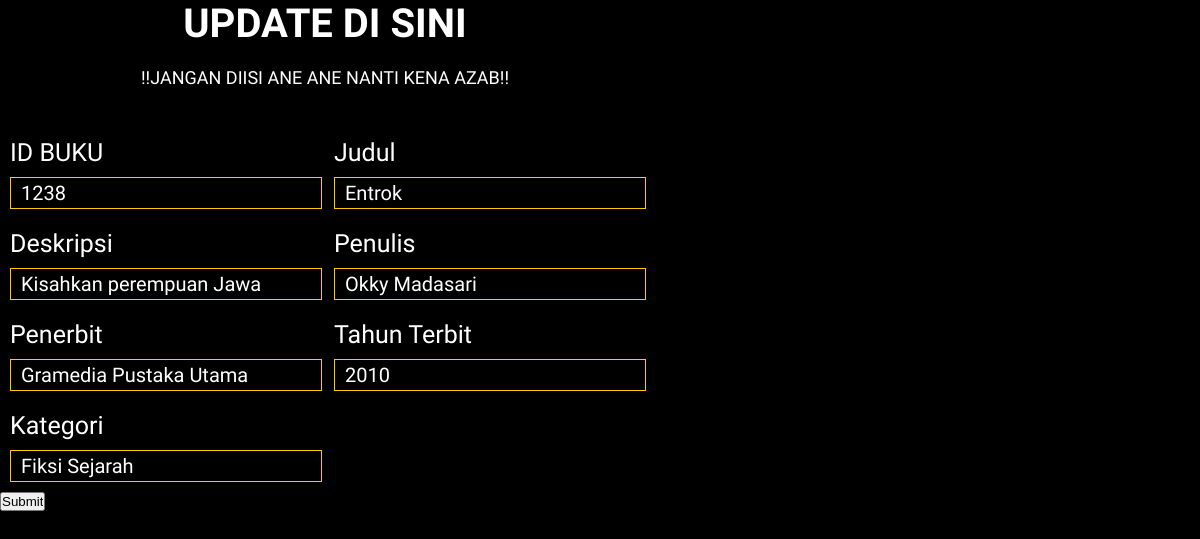
The app's page /ubah.php?id_buku=1238 with its own data.
### tables this page shows
CREATE TABLE `buku` (
  `id_buku` varchar(20) NOT NULL,
  `judul` varchar(100) DEFAULT NULL,
  `deskripsi` text DEFAULT NULL,
  `penulis` varchar(50) DEFAULT NULL,
  `penerbit` varchar(50) DEFAULT NULL,
  `tehun_terbit` int(50) DEFAULT NULL,
  `kategori` varchar(50) DEFAULT NULL
);

### ubah.php (the view, shortened to what this page needs)
<?php
  $id_buku       = $_GET['id_buku'];
  $connect       = new mysqli('localhost','root','','perpustakaan');
  $data       = $connect->query("select * from buku where id_buku ='$id_buku'");
  $tampil     = $data->fetch_assoc();
?>
<!DOCTYPE html>
<html>
<head>
  <link rel="stylesheet" type="text/css" href="html.css">
</head>
<body style="background: black;">
<div class="form">
  <div class="form-text">
    <h1>UPDATE DI SINI</h1>
    <p>!!JANGAN DIISI ANE ANE NANTI KENA AZAB!!</p>
  </div>
<form method="POST">
    <div class="main-form">
   <div>
                    <span>ID BUKU</span>
                    <input type="text" name="id_buku" placeholder="ID Buku...." value="<?=$tampil['id_buku']?>">
                </div>
                <div>
                    <span>Judul</span>
                    <input type="text" name="judul" placeholder="Judul...." value="<?=$tampil['judul']?>">
                </div>
                 <div>
                    <span>Deskripsi</span>
                   <input type="text" name="deskripsi" placeholder="Deskripsi...." value="<?=$tampil['deskripsi']?>">
                </div>
                 <div>
                    <span>Penulis</span>
                   <input type="text" name="penulis" placeholder="Penulis...." value="<?=$tampil['penulis']?>">
                </div>
                 <div>
                    <span>Penerbit</span>
                   <input type="text" name="penerbit" placeholder="Penerbit...." value="<?=$tampil['penerbit']?>">
                </div>
                 <div>
                    <span>Tahun Terbit</span>
                   <input type="text" name="tehun_terbit" placeholder="Tahun Terbit...." value="<?=$tampil['tehun_terbit']?>">
                </div>
                 <div>
                    <span>Kategori</span>
                    <input type="text" name="kategori" placeholder="Kategori...." value="<?=$tampil['kategori']?>">
                </div>
                <br>
 <input class="B" type="submit" name="ubah">
</form>
</div>
</body>
</html>

### html.css (style rules this page uses)
* { margin: 0; padding: 0; }
.form { width: 650px; }
.form-text { text-align: center; margin: 0 0 40px 0; }
.form-text h1 { color: #fff; font-family: 'Akaya Telivigala', cursive; font-size: 40px; margin-bottom: 20px; }
.form-text p { color: #fff; font-family: 'Akaya Telivigala', cursive; font-size: large; }
.main-form div { margin: 10px 10px; width: 300px; display: inline-block; }
.main-form div input { width: 100%; font-family: 'Akaya Telivigala', cursive; background: none; border: 1px solid #ffca00;; font-size: 20px; color: #fff; outline: none; padding: 3px 0 3px 10px; margin-top: 10px; }
.main-form div span { width: 100%; font-family: 'Akaya Telivigala', cursive; color: #fff; font-size: 25px; }

### records on screen
buku: id_buku "1238", judul "Entrok", deskripsi "Kisahkan perempuan Jawa", penulis "Okky Madasari", penerbit "Gramedia Pustaka Utama", tehun_terbit "2010", kategori "Fiksi Sejarah"
